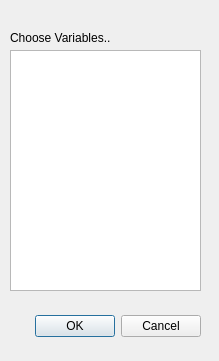
<?xml version="1.0" encoding="UTF-8"?>
<ui version="4.0">
 <class>ParalleChart</class>
 <widget class="QDialog" name="ParalleChart">
  <property name="geometry">
   <rect>
    <x>0</x>
    <y>0</y>
    <width>219</width>
    <height>361</height>
   </rect>
  </property>
  <property name="windowTitle">
   <string>Dialog</string>
  </property>
  <widget class="QDialogButtonBox" name="buttonBox">
   <property name="geometry">
    <rect>
     <x>-140</x>
     <y>310</y>
     <width>341</width>
     <height>32</height>
    </rect>
   </property>
   <property name="orientation">
    <enum>Qt::Horizontal</enum>
   </property>
   <property name="standardButtons">
    <set>QDialogButtonBox::Cancel|QDialogButtonBox::Ok</set>
   </property>
  </widget>
  <widget class="QListWidget" name="listWidget">
   <property name="geometry">
    <rect>
     <x>10</x>
     <y>50</y>
     <width>191</width>
     <height>241</height>
    </rect>
   </property>
   <property name="selectionMode">
    <enum>QAbstractItemView::MultiSelection</enum>
   </property>
  </widget>
  <widget class="QLabel" name="label">
   <property name="geometry">
    <rect>
     <x>10</x>
     <y>30</y>
     <width>101</width>
     <height>16</height>
    </rect>
   </property>
   <property name="text">
    <string>Choose Variables...</string>
   </property>
  </widget>
 </widget>
 <resources/>
 <connections>
  <connection>
   <sender>buttonBox</sender>
   <signal>accepted()</signal>
   <receiver>ParalleChart</receiver>
   <slot>accept()</slot>
   <hints>
    <hint type="sourcelabel">
     <x>248</x>
     <y>254</y>
    </hint>
    <hint type="destinationlabel">
     <x>157</x>
     <y>274</y>
    </hint>
   </hints>
  </connection>
  <connection>
   <sender>buttonBox</sender>
   <signal>rejected()</signal>
   <receiver>ParalleChart</receiver>
   <slot>reject()</slot>
   <hints>
    <hint type="sourcelabel">
     <x>316</x>
     <y>260</y>
    </hint>
    <hint type="destinationlabel">
     <x>286</x>
     <y>274</y>
    </hint>
   </hints>
  </connection>
 </connections>
</ui>
